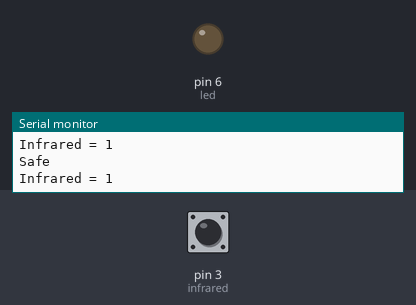
The sketch below on a simulated Arduino Uno, built with avr-gcc and run on an emulated ATmega328P. Shown: output pins drawn as LEDs (lit = HIGH), the last lines printed to the serial monitor. Dashed ring = blinking. The inputs (shaded band) are chosen by the test bench; at power-on: pin 3 (infrared) HIGH.

Above: at 1.2 s.
1.3 s: pin 3 (infrared) driven LOW
At 2.4 s:
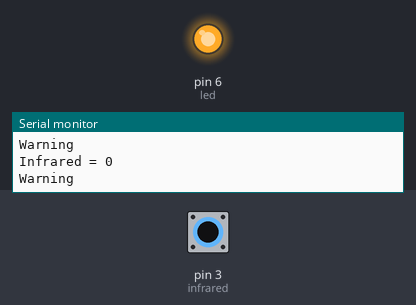
2.8 s: pin 3 (infrared) driven HIGH
At 3.7 s:
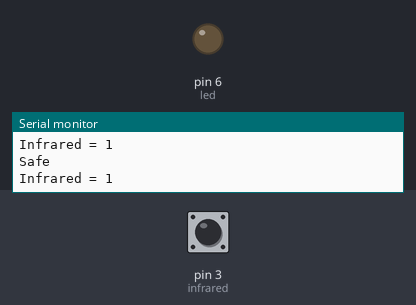
5.8 s: pin 3 (infrared) pulsed LOW 2 times (0.12 s each, 0.3 s apart)
At 6.18 s:
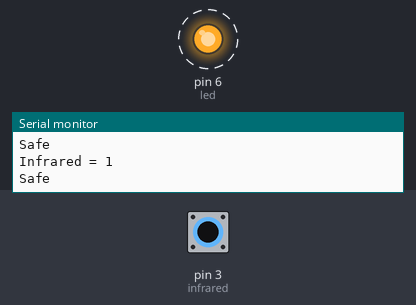
9.4 s: pin 3 (infrared) pulsed LOW 2 times (0.12 s each, 0.3 s apart)
At 10.3 s:
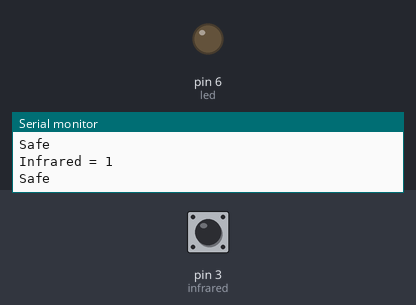
Timing chart, 0 to 12.4 s (numbered marks = the images above; inputs shaded):
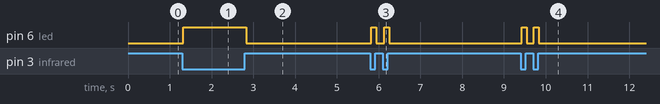

The sketch:

ir_test.ino
```cpp
// 적외선 장애물 감지 센서는 적외선을 이용해서 앞에 장애물이 있는지 확인하는 센서입니다.
// 적외선 장애물 감지 센서는 디지털 3번 핀으로 설정합니다.
int infrared  = 3;
// LED는 디지털 6번핀으로 설정합니다.
int led = 6;

// 실행시 가장 먼저 호출되는 함수이며, 최초 1회만 실행됩니다.
// 변수를 선언하거나 초기화를 위한 코드를 포함합니다.
void setup() {
  // 적외선 장애물 감지 센서 핀을 INPUT으로 설정합니다.
  pinMode(infrared, INPUT);
  // LED 핀을 OUTPUT으로 설정합니다.
  pinMode(led, OUTPUT);

  // 적외선 장애물 감지 센서의 상태를 확인하기 위하여 시리얼 통신의 속도를 설정합니다.
  Serial.begin(9600);
}

// setup() 함수가 호출된 이후, loop() 함수가 호출되며,
// 블록 안의 코드를 무한히 반복 실행됩니다.
void loop() {
  // 적외선 감지 센서 부터 센서값을 읽습니다.
  // 감지되면 0, 감지되지 않으면 1이 나옵니다.
  int state = digitalRead(infrared);

  // 측정된 센서값을 시리얼 모니터에 출력합니다.
  Serial.print("Infrared = ");
  Serial.println(state);

  // 측정된 센서값이 0(감지)면 아래 블록을 실행합니다.
  if(state == 0){
    // LED를 켜지도록 합니다.
    digitalWrite(led, HIGH);
    // 경보 메세지를 시리얼 모니터에 출력합니다.
    Serial.println("Warning");
  }

  /// 측정된 센서값이 0 이외(감지되지 않음) 이면 아래 블록을 실행합니다.
  else{
    // LED를 꺼지도록 합니다.
    digitalWrite(led, LOW);
    // 안전 메세지를 시리얼 모니터에 출력합니다.
    Serial.println("Safe");
  }
}
```

Measured:
- after the input at 1.3 s, pin 6 (led): LOW → HIGH at once
- after the input at 2.8 s, pin 6 (led): HIGH → LOW at once
- after the input at 5.8 s, pin 6 (led): alternates HIGH for 0.12 s and LOW for 0.19 s, 4 changes in all, then stays LOW, starting at once
- after the input at 9.4 s, pin 6 (led): alternates HIGH for 0.12 s and LOW for 0.17 s, 4 changes in all, then stays LOW, starting at once
